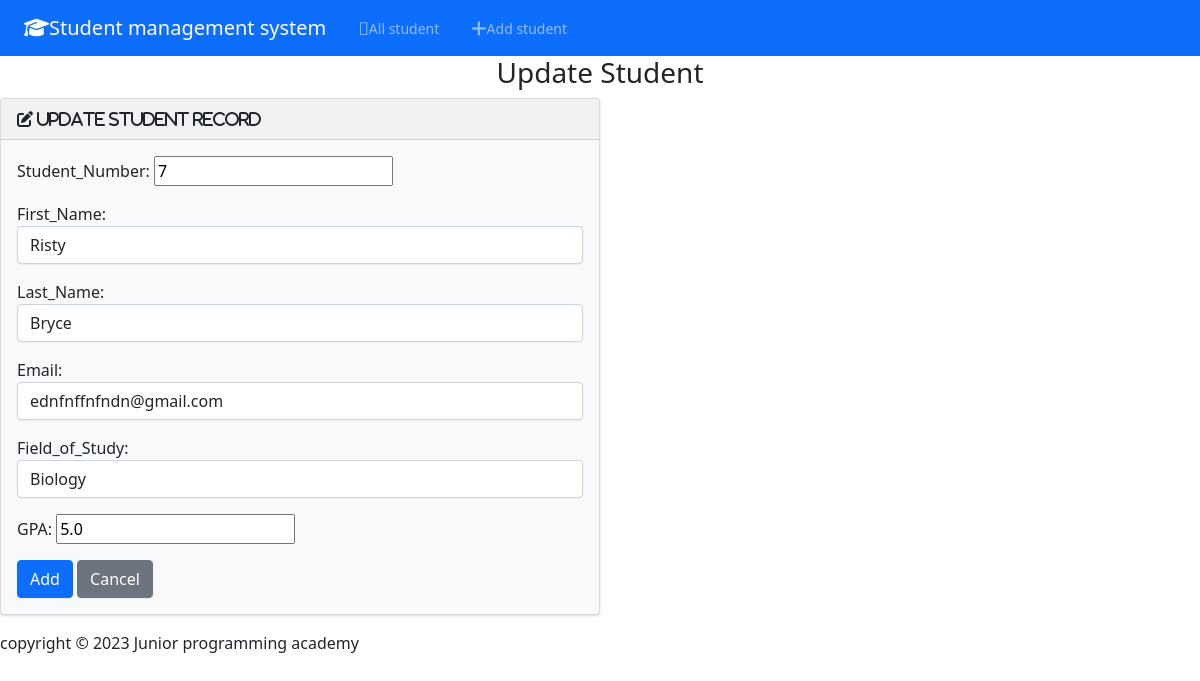
Page /edit/4/ on the committed database.
### students/models.py (models this page shows, shortened)
class Student(models.Model):
    student_number=models.PositiveIntegerField()
    first_name=models.CharField(max_length=200)
    last_name=models.CharField(max_length=200)
    email=models.EmailField(max_length=100)
    field_of_study=models.CharField(max_length=50)
    gpa=models.FloatField()

### students/views.py (the view)
# urls.py: path('edit/<int:id>/', views.edit, name='edit'),
def edit(request, id):
    student = get_object_or_404(Student, pk=id)
    if request.method == "POST":
        form = StudentForm(request.POST, instance=student)
        if form.is_valid():
            form.save()
            return render(request, 'students/edit.html', {
                "form": form,
                "success": True
            })
    else:
        form = StudentForm(instance=student)
    return render(request, 'students/edit.html', {
        'form': form,
        "success": False
    })

### students/forms.py
class StudentForm(forms.ModelForm):
    class Meta:
        model = Student
        fields =[ 'student_number', 'first_name', 'last_name', 'email', 'field_of_study', 'gpa']
        labels ={
            'student_number':'Student_Number',
            'first_name':'First_Name',
            'last_name': 'Last_Name',
            'email':'Email',
            'field_of_study':'Field_of_Study',
            'gpa':'GPA'
        }
        widgets = {
          'student_number': forms.NumberInput(attrs= {  "class": "form=conrol"}),
          'first_name' : forms.TextInput(attrs={"class": "form-control"}),
          'last_name' : forms.TextInput(attrs={"class": "form-control"}),
          'email' : forms.EmailInput(attrs={"class": "form-control"}),
          'field_of_study' : forms.TextInput(attrs={"class": "form-control"}),
          'gpa' :  forms.NumberInput(attrs= { "class": "form=conrol"}),
        }

### students/TEMPLATES/students/edit.html (shortened to what this page needs)
{% extends "students/base.html"%}
{% block body%}
       <h3 class ="text-center mg-4">Update Student</h3>
    {% if success%}
         <div class="alert alert=success" role="alert">
         The student updated successsfully.
         <a href="{% url 'index' %}" class="alert-link">Go to home page</a>
         </div>
      {% else%}
        <div class ="raw justify=content=center">
          <div class="col-6">
             <div class="card bg-light mb-3" >
                <div class="card-header">
                    <i class="fa-solid fa-pen-to-square fg-lg"> Update Student Record</i>
              </div>
              <div class="card-body">
                <form action="" method="POST">
                   {{ form.as_p }}
                   <button type="submit" class="btn btn-primary">Add</button>
                   <a href="{% url 'index'%}"class="btn btn-secondary">Cancel</a>
                </form>
               </div>
          </div>
        </div>
      </div>
    {% endif %}
{% endblock%}

### rows in the picture
Student: student_number "7", first_name "Risty", last_name "Bryce", email "ednfnffnfndn@gmail.com", field_of_study "Biology", gpa "5.0"
